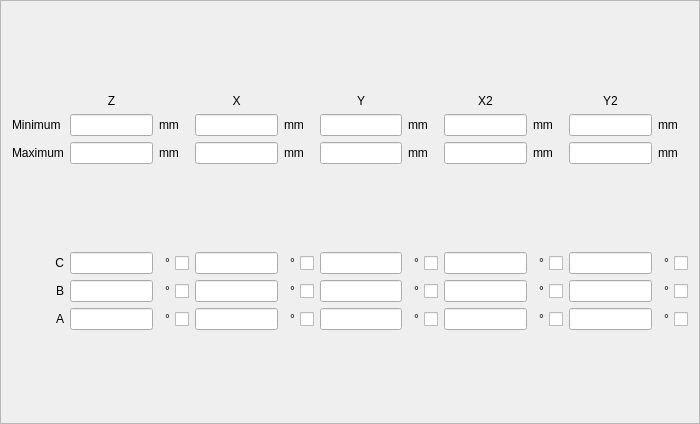
<?xml version="1.0" encoding="UTF-8"?>
<ui version="4.0">
 <class>ICSecurityPointSettingFrame</class>
 <widget class="QFrame" name="ICSecurityPointSettingFrame">
  <property name="geometry">
   <rect>
    <x>0</x>
    <y>0</y>
    <width>700</width>
    <height>424</height>
   </rect>
  </property>
  <property name="windowTitle">
   <string>Frame</string>
  </property>
  <property name="frameShape">
   <enum>QFrame::StyledPanel</enum>
  </property>
  <property name="frameShadow">
   <enum>QFrame::Raised</enum>
  </property>
  <layout class="QGridLayout" name="gridLayout">
   <item row="0" column="5">
    <spacer name="verticalSpacer">
     <property name="orientation">
      <enum>Qt::Vertical</enum>
     </property>
     <property name="sizeHint" stdset="0">
      <size>
       <width>20</width>
       <height>78</height>
      </size>
     </property>
    </spacer>
   </item>
   <item row="1" column="1">
    <widget class="QLabel" name="label_6">
     <property name="text">
      <string>Z</string>
     </property>
     <property name="alignment">
      <set>Qt::AlignCenter</set>
     </property>
    </widget>
   </item>
   <item row="1" column="3">
    <widget class="QLabel" name="label_7">
     <property name="text">
      <string>X</string>
     </property>
     <property name="alignment">
      <set>Qt::AlignCenter</set>
     </property>
    </widget>
   </item>
   <item row="1" column="5">
    <widget class="QLabel" name="label_8">
     <property name="text">
      <string>Y</string>
     </property>
     <property name="alignment">
      <set>Qt::AlignCenter</set>
     </property>
    </widget>
   </item>
   <item row="1" column="7">
    <widget class="QLabel" name="label_9">
     <property name="text">
      <string>X2</string>
     </property>
     <property name="alignment">
      <set>Qt::AlignCenter</set>
     </property>
    </widget>
   </item>
   <item row="1" column="9">
    <widget class="QLabel" name="label_10">
     <property name="text">
      <string>Y2</string>
     </property>
     <property name="alignment">
      <set>Qt::AlignCenter</set>
     </property>
    </widget>
   </item>
   <item row="2" column="0">
    <widget class="QLabel" name="label">
     <property name="text">
      <string>Minimum</string>
     </property>
    </widget>
   </item>
   <item row="2" column="1">
    <widget class="QLineEdit" name="zMinimumLineEdit"/>
   </item>
   <item row="2" column="2">
    <widget class="QLabel" name="label_12">
     <property name="text">
      <string>mm</string>
     </property>
    </widget>
   </item>
   <item row="2" column="3">
    <widget class="QLineEdit" name="xMinimumLineEdit"/>
   </item>
   <item row="2" column="4">
    <widget class="QLabel" name="label_14">
     <property name="text">
      <string>mm</string>
     </property>
    </widget>
   </item>
   <item row="2" column="5">
    <widget class="QLineEdit" name="yMinimumLineEdit"/>
   </item>
   <item row="2" column="6">
    <widget class="QLabel" name="label_16">
     <property name="text">
      <string>mm</string>
     </property>
    </widget>
   </item>
   <item row="2" column="7">
    <widget class="QLineEdit" name="x2MinimumLineEdit"/>
   </item>
   <item row="2" column="8">
    <widget class="QLabel" name="label_18">
     <property name="text">
      <string>mm</string>
     </property>
    </widget>
   </item>
   <item row="2" column="9">
    <widget class="QLineEdit" name="y2MinimumLineEdit"/>
   </item>
   <item row="2" column="10">
    <widget class="QLabel" name="label_20">
     <property name="text">
      <string>mm</string>
     </property>
    </widget>
   </item>
   <item row="3" column="0">
    <widget class="QLabel" name="label_2">
     <property name="text">
      <string>Maximum</string>
     </property>
    </widget>
   </item>
   <item row="3" column="1">
    <widget class="QLineEdit" name="zMaximumLineEdit"/>
   </item>
   <item row="3" column="2">
    <widget class="QLabel" name="label_11">
     <property name="text">
      <string>mm</string>
     </property>
    </widget>
   </item>
   <item row="3" column="3">
    <widget class="QLineEdit" name="xMaximumLineEdit"/>
   </item>
   <item row="3" column="4">
    <widget class="QLabel" name="label_13">
     <property name="text">
      <string>mm</string>
     </property>
    </widget>
   </item>
   <item row="3" column="5">
    <widget class="QLineEdit" name="yMaximumLineEdit"/>
   </item>
   <item row="3" column="6">
    <widget class="QLabel" name="label_15">
     <property name="text">
      <string>mm</string>
     </property>
    </widget>
   </item>
   <item row="3" column="7">
    <widget class="QLineEdit" name="x2MaximumLineEdit"/>
   </item>
   <item row="3" column="8">
    <widget class="QLabel" name="label_17">
     <property name="text">
      <string>mm</string>
     </property>
    </widget>
   </item>
   <item row="3" column="9">
    <widget class="QLineEdit" name="y2MaximumLineEdit"/>
   </item>
   <item row="3" column="10">
    <widget class="QLabel" name="label_19">
     <property name="text">
      <string>mm</string>
     </property>
    </widget>
   </item>
   <item row="4" column="5">
    <spacer name="verticalSpacer_2">
     <property name="orientation">
      <enum>Qt::Vertical</enum>
     </property>
     <property name="sizeHint" stdset="0">
      <size>
       <width>20</width>
       <height>79</height>
      </size>
     </property>
    </spacer>
   </item>
   <item row="5" column="0">
    <widget class="QLabel" name="label_3">
     <property name="text">
      <string>C</string>
     </property>
     <property name="alignment">
      <set>Qt::AlignRight|Qt::AlignTrailing|Qt::AlignVCenter</set>
     </property>
    </widget>
   </item>
   <item row="5" column="1">
    <widget class="QLineEdit" name="betweenBetweenCandZLineEdit"/>
   </item>
   <item row="5" column="2">
    <widget class="QCheckBox" name="betweenBetweenCandZCheckBox">
     <property name="layoutDirection">
      <enum>Qt::RightToLeft</enum>
     </property>
     <property name="text">
      <string>°</string>
     </property>
    </widget>
   </item>
   <item row="5" column="3">
    <widget class="QLineEdit" name="betweenBetweenCandXLineEdit"/>
   </item>
   <item row="5" column="4">
    <widget class="QCheckBox" name="betweenBetweenCandXCheckBox">
     <property name="layoutDirection">
      <enum>Qt::RightToLeft</enum>
     </property>
     <property name="text">
      <string>°</string>
     </property>
    </widget>
   </item>
   <item row="5" column="5">
    <widget class="QLineEdit" name="betweenBetweenCandYLineEdit"/>
   </item>
   <item row="5" column="6">
    <widget class="QCheckBox" name="betweenBetweenCandYCheckBox">
     <property name="layoutDirection">
      <enum>Qt::RightToLeft</enum>
     </property>
     <property name="text">
      <string>°</string>
     </property>
    </widget>
   </item>
   <item row="5" column="7">
    <widget class="QLineEdit" name="betweenBetweenCandX2LineEdit"/>
   </item>
   <item row="5" column="8">
    <widget class="QCheckBox" name="betweenBetweenCandX2CheckBox">
     <property name="layoutDirection">
      <enum>Qt::RightToLeft</enum>
     </property>
     <property name="text">
      <string>°</string>
     </property>
    </widget>
   </item>
   <item row="5" column="9">
    <widget class="QLineEdit" name="betweenBetweenCandY2LineEdit"/>
   </item>
   <item row="5" column="10">
    <widget class="QCheckBox" name="betweenBetweenCandY2CheckBox">
     <property name="layoutDirection">
      <enum>Qt::RightToLeft</enum>
     </property>
     <property name="text">
      <string>°</string>
     </property>
    </widget>
   </item>
   <item row="6" column="0">
    <widget class="QLabel" name="label_4">
     <property name="text">
      <string>B</string>
     </property>
     <property name="alignment">
      <set>Qt::AlignRight|Qt::AlignTrailing|Qt::AlignVCenter</set>
     </property>
    </widget>
   </item>
   <item row="6" column="1">
    <widget class="QLineEdit" name="betweenBetweenBandZLineEdit"/>
   </item>
   <item row="6" column="2">
    <widget class="QCheckBox" name="betweenBetweenBandZCheckBox">
     <property name="layoutDirection">
      <enum>Qt::RightToLeft</enum>
     </property>
     <property name="text">
      <string>°</string>
     </property>
    </widget>
   </item>
   <item row="6" column="3">
    <widget class="QLineEdit" name="betweenBetweenBandXLineEdit"/>
   </item>
   <item row="6" column="4">
    <widget class="QCheckBox" name="betweenBetweenBandXCheckBox">
     <property name="layoutDirection">
      <enum>Qt::RightToLeft</enum>
     </property>
     <property name="text">
      <string>°</string>
     </property>
    </widget>
   </item>
   <item row="6" column="5">
    <widget class="QLineEdit" name="betweenBetweenBandYLineEdit"/>
   </item>
   <item row="6" column="6">
    <widget class="QCheckBox" name="betweenBetweenBandYCheckBox">
     <property name="layoutDirection">
      <enum>Qt::RightToLeft</enum>
     </property>
     <property name="text">
      <string>°</string>
     </property>
    </widget>
   </item>
   <item row="6" column="7">
    <widget class="QLineEdit" name="betweenBetweenBandX2LineEdit"/>
   </item>
   <item row="6" column="8">
    <widget class="QCheckBox" name="betweenBetweenBandX2CheckBox">
     <property name="layoutDirection">
      <enum>Qt::RightToLeft</enum>
     </property>
     <property name="text">
      <string>°</string>
     </property>
    </widget>
   </item>
   <item row="6" column="9">
    <widget class="QLineEdit" name="betweenBetweenBandY2LineEdit"/>
   </item>
   <item row="6" column="10">
    <widget class="QCheckBox" name="betweenBetweenBandY2CheckBox">
     <property name="layoutDirection">
      <enum>Qt::RightToLeft</enum>
     </property>
     <property name="text">
      <string>°</string>
     </property>
    </widget>
   </item>
   <item row="7" column="0">
    <widget class="QLabel" name="label_5">
     <property name="text">
      <string>A</string>
     </property>
     <property name="alignment">
      <set>Qt::AlignRight|Qt::AlignTrailing|Qt::AlignVCenter</set>
     </property>
    </widget>
   </item>
   <item row="7" column="1">
    <widget class="QLineEdit" name="betweenBetweenAandZLineEdit"/>
   </item>
   <item row="7" column="2">
    <widget class="QCheckBox" name="betweenBetweenAandZCheckBox">
     <property name="layoutDirection">
      <enum>Qt::RightToLeft</enum>
     </property>
     <property name="text">
      <string>°</string>
     </property>
    </widget>
   </item>
   <item row="7" column="3">
    <widget class="QLineEdit" name="betweenBetweenAandXLineEdit"/>
   </item>
   <item row="7" column="4">
    <widget class="QCheckBox" name="betweenBetweenAandXCheckBox">
     <property name="layoutDirection">
      <enum>Qt::RightToLeft</enum>
     </property>
     <property name="text">
      <string>°</string>
     </property>
    </widget>
   </item>
   <item row="7" column="5">
    <widget class="QLineEdit" name="betweenBetweenAandYLineEdit"/>
   </item>
   <item row="7" column="6">
    <widget class="QCheckBox" name="betweenBetweenAandYCheckBox">
     <property name="layoutDirection">
      <enum>Qt::RightToLeft</enum>
     </property>
     <property name="text">
      <string>°</string>
     </property>
    </widget>
   </item>
   <item row="7" column="7">
    <widget class="QLineEdit" name="betweenBetweenAandX2LineEdit"/>
   </item>
   <item row="7" column="8">
    <widget class="QCheckBox" name="betweenBetweenAandX2CheckBox">
     <property name="layoutDirection">
      <enum>Qt::RightToLeft</enum>
     </property>
     <property name="text">
      <string>°</string>
     </property>
    </widget>
   </item>
   <item row="7" column="9">
    <widget class="QLineEdit" name="betweenBetweenAandY2LineEdit"/>
   </item>
   <item row="7" column="10">
    <widget class="QCheckBox" name="betweenBetweenAandY2CheckBox">
     <property name="layoutDirection">
      <enum>Qt::RightToLeft</enum>
     </property>
     <property name="text">
      <string>°</string>
     </property>
    </widget>
   </item>
   <item row="8" column="5">
    <spacer name="verticalSpacer_3">
     <property name="orientation">
      <enum>Qt::Vertical</enum>
     </property>
     <property name="sizeHint" stdset="0">
      <size>
       <width>20</width>
       <height>78</height>
      </size>
     </property>
    </spacer>
   </item>
  </layout>
 </widget>
 <resources/>
 <connections/>
</ui>
